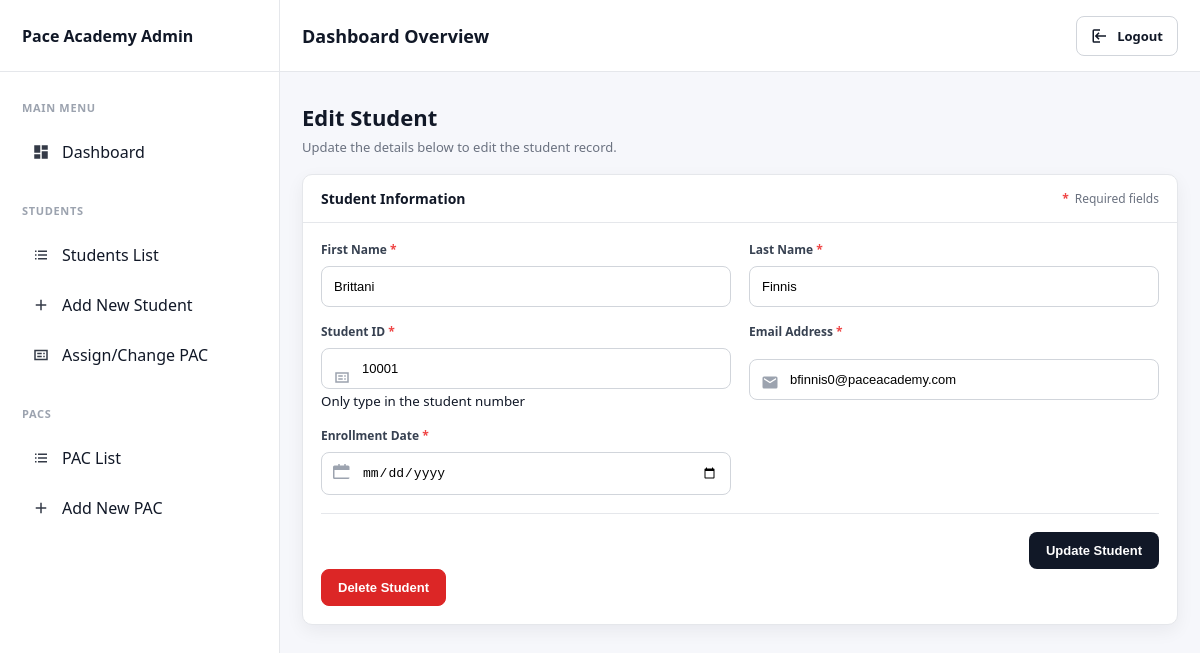
The page /student/1/edit/ on the database its author committed.
### pacapp/models.py (models this page shows, shortened)
class Students(models.Model):
    student_id = models.IntegerField()
    first_name = models.CharField(max_length=100)
    last_name = models.CharField(max_length=100)
    email = models.EmailField()
    enrollment_date = models.DateField()
    assigned_pac = models.ForeignKey(Pacs, on_delete=models.CASCADE, related_name='students', null=True, blank=True)

### pacapp/views.py (the view)
# urls.py: path("student/<int:pk>/edit/", views.student_edit_view, name="student_edit"),
def student_edit_view(request, pk):
    student = get_object_or_404(Students, pk=pk)
    if request.method == "POST":
        form = StudentForm(request.POST, instance=student)
        if form.is_valid():
            form.save()
            messages.success(request, "Student updated successfully.")
            return redirect("student_list")
    else:
        form = StudentForm(instance=student)
    return render(request, "pacapp/student_form.html", {
        "active_page": "student_form",
        "mode": "edit",
        "form": form,
        "student": student,
    })

### pacapp/forms.py
class StudentForm(forms.ModelForm):
    class Meta:
        model = Students
        fields = [
            "first_name",
            "last_name",
            "student_id",
            "email",
            "enrollment_date",
            "assigned_pac",
        ]
        widgets = {
            "first_name": forms.TextInput(attrs={"class": "sf-input"}),
            "last_name": forms.TextInput(attrs={"class": "sf-input"}),
            "student_id": forms.TextInput(attrs={"class": "sf-input"}),
            "email": forms.EmailInput(attrs={"class": "sf-input"}),
            "enrollment_date": forms.DateInput(
                attrs={"class": "sf-input", "type": "date"}
            ),
            "assigned_pac": forms.Select(attrs={"class": "sf-input"}),
        }

### pacapp/templates/pacapp/student_form.html (shortened to what this page needs)
{% extends "pacapp/dashboard_base.html" %}
{% load static %}
{% block page_title %}Dashboard Overview{% endblock %}
{% block extra_css %}
<link rel="stylesheet" href="{% static 'pacapp/student_form.css' %}">
{% endblock %}
{% block content %}
<div class="sf-header">
  <h2 class="sf-title">
    {% if mode == "edit" %}Edit Student{% else %}Create New Student{% endif %}
  </h2>
  <p class="sf-subtitle">
    {% if mode == "edit" %}
      Update the details below to edit the student record.
    {% else %}
      Fill in the details below to register a new student into the system.
    {% endif %}
  </p>
</div>
<section class="card sf-card">
  <div class="card-header sf-card-header">
    <h3 class="card-title">Student Information</h3>
    <div class="sf-required-note"><span class="sf-star">*</span> Required fields</div>
  </div>
  <div class="card-body sf-card-body">
    <form method="POST">
      <div class="sf-grid-2">
        <div class="sf-field">
          <label class="sf-label" for="first_name">First Name <span class="sf-star">*</span></label>
          <input class="sf-input" id="first_name" name="first_name" type="text"
             placeholder="e.g. John"
             value="{{ form.first_name.value|default_if_none:'' }}" required>
        </div>
        <div class="sf-field">
          <label class="sf-label" for="last_name">Last Name <span class="sf-star">*</span></label>
          <input class="sf-input" id="last_name" name="last_name" type="text"
                 placeholder="e.g. Doe" value="{{ form.last_name.value|default_if_none:'' }}" required>
        </div>
      </div>
      <div class="sf-grid-2">
        <div class="sf-field">
          <label class="sf-label" for="student_id">Student ID <span class="sf-star">*</span></label>
          <div class="sf-input-wrap">
            <span class="sf-icon" aria-hidden="true">
              <svg viewBox="0 0 24 24" width="18" height="18">
                <path fill="currentColor" d="M3 5h18v14H3V5Zm2 2v10h14V7H5Zm2 2h6v2H7V9Zm0 4h6v2H7v-2Zm8-4h2v2h-2V9Zm0 4h2v2h-2v-2Z"/>
              </svg>
            </span>
            <input class="sf-input sf-has-icon" id="student_id" name="student_id" type="text"
                   placeholder="e.g. 10123" value="{{ form.student_id.value|default_if_none:'' }}" required>
              <small>Only type in the student number</small>
          </div>
        </div>
        <div class="sf-field">
          <label class="sf-label" for="email">Email Address <span class="sf-star">*</span></label>
          <div class="sf-input-wrap">
            <span class="sf-icon" aria-hidden="true">
              <svg viewBox="0 0 24 24" width="18" height="18">
                <path fill="currentColor" d="M20 4H4a2 2 0 0 0-2 2v12a2 2 0 0 0 2 2h16a2 2 0 0 0 2-2V6a2 2 0 0 0-2-2Zm0 4-8 5L4 8V6l8 5 8-5v2Z"/>
              </svg>
            </span>
            <input class="sf-input sf-has-icon" id="email" name="email" type="email"
                   placeholder="S0123@paceacademy.com" value="{{ form.email.value|default_if_none:'' }}" required>
          </div>
        </div>
      </div>
      <div class="sf-grid-2">
        <div class="sf-field">
          <label class="sf-label" for="enrollment_date">Enrollment Date <span class="sf-star">*</span></label>
          <div class="sf-input-wrap">
            <span class="sf-icon" aria-hidden="true">
              <svg viewBox="0 0 24 24" width="18" height="18">
                <path fill="currentColor" d="M7 2h2v2h6V2h2v2h3a2 2 0 0 1 2 2v14a2 2 0 0 1-2 2H2a2 2 0 0 1-2-2V6a2 2 0 0 1 2-2h5V2Zm15 8H2v10h20V10Z"/>
              </svg>
            </span>
            <input class="sf-input sf-has-icon" id="enrollment_date" name="enrollment_date" type="date"
                   value="{{ student.enrollment_date }}" required>
          </div>
        </div>
        <div class="sf-field"></div>
      </div>
      <hr class="sf-divider">
      <div class="sf-actions">
        <button type="submit" class="sf-btn sf-btn-primary">
          {% if mode == "edit" %}Update Student{% else %}Save Student{% endif %}
        </button>
      </div>
    </form>
    {% if mode == "edit" %}
      <form method="POST" action="{% url 'student_delete' pk=student.pk %}" class="sf-inline-form">
        <button type="submit" class="sf-btn sf-btn-danger">
          Delete Student
        </button>
      </form>
    {% endif %}
  </div>
</section>
{% endblock %}

### pacapp/static/pacapp/home.css (style rules this page uses)
:root { --bg: #f6f7fb; --card: #ffffff; --text: #111827; --muted: #6b7280; --border: #e5e7eb; --sidebar-bg: #ffffff; --active-bg: #f3f4f6; --shadow: 0 6px 18px rgba(17, 24, 39, 0.06); }
* { box-sizing: border-box; }
body { margin: 0; font-family: system-ui, -apple-system, Segoe UI, Roboto, Arial, sans-serif; color: var(--text); background: var(--bg); }
.card { background: var(--card); border: 1px solid var(--border); border-radius: 10px; box-shadow: var(--shadow); overflow: hidden; }
.card-header { padding: 14px 18px; border-bottom: 1px solid var(--border); }
.card-title { margin: 0; font-size: 14px; font-weight: 700; }
.card-body { padding: 0; }

### pacapp/static/pacapp/student_form.css (style rules this page uses)
.sf-header { max-width: 980px; margin: 8px 0 18px; }
.sf-title { margin: 0; font-size: 22px; font-weight: 800; }
.sf-subtitle { margin: 6px 0 0; color: #6b7280; font-size: 13px; }
.sf-card { max-width: 980px; }
.sf-card-header { display: flex; justify-content: space-between; align-items: center; }
.sf-required-note { font-size: 12px; color: #6b7280; display: inline-flex; gap: 6px; align-items: center; }
.sf-star { color: #ef4444; font-weight: 800; }
.sf-card-body { padding: 18px; }
.sf-grid-2 { display: grid; grid-template-columns: 1fr 1fr; gap: 18px; margin-bottom: 16px; }
.sf-field { display: grid; gap: 8px; }
.sf-label { font-size: 12px; font-weight: 700; color: #374151; }
.sf-input { width: 100%; border: 1px solid #d1d5db; border-radius: 8px; padding: 12px 12px; font-size: 13px; outline: none; background: #fff; }
.sf-input-wrap { position: relative; }
.sf-icon { position: absolute; left: 12px; top: 50%; transform: translateY(-50%); color: #9ca3af; }
.sf-has-icon { padding-left: 40px; }
.sf-divider { border: none; border-top: 1px solid #e5e7eb; margin: 18px 0; }
.sf-actions { display: flex; justify-content: flex-end; gap: 12px; }
.sf-inline-form { margin: 0; }
.sf-btn { border-radius: 8px; padding: 10px 16px; font-size: 13px; font-weight: 700; cursor: pointer; border: 1px solid transparent; }
.sf-btn-primary { background: #111827; color: #fff; }
.sf-btn-danger { background: #dc2626; color: #ffffff; border-color: #dc2626; }

### rows shown on the page
Students: first_name "Brittani", last_name "Finnis", email "bfinnis0@paceacademy.com"
